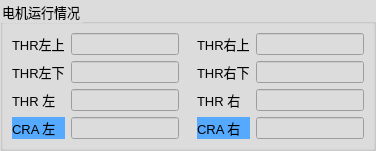
        <widget class="QGroupBox" name="groupBox_5">
         <property name="sizePolicy">
          <sizepolicy hsizetype="Preferred" vsizetype="Preferred">
           <horstretch>0</horstretch>
           <verstretch>0</verstretch>
          </sizepolicy>
         </property>
         <property name="minimumSize">
          <size>
           <width>0</width>
           <height>0</height>
          </size>
         </property>
         <property name="font">
          <font>
           <family>Adobe 黑体 Std R</family>
           <pointsize>10</pointsize>
           <weight>50</weight>
           <italic>false</italic>
           <bold>false</bold>
          </font>
         </property>
         <property name="styleSheet">
          <string notr="true">background-color: rgb(220, 220, 220);</string>
         </property>
         <property name="title">
          <string>电机运行情况</string>
         </property>
         <layout class="QGridLayout" name="gridLayout_6" rowstretch="0">
          <property name="leftMargin">
           <number>0</number>
          </property>
          <property name="topMargin">
           <number>0</number>
          </property>
          <property name="rightMargin">
           <number>0</number>
          </property>
          <property name="bottomMargin">
           <number>0</number>
          </property>
          <property name="spacing">
           <number>0</number>
          </property>
          <item row="0" column="0">
           <widget class="QWidget" name="widget_9" native="true">
            <property name="styleSheet">
             <string notr="true"/>
            </property>
            <layout class="QGridLayout" name="gridLayout_11">
             <item row="3" column="0">
              <widget class="QLabel" name="label_32">
               <property name="font">
                <font>
                 <pointsize>10</pointsize>
                 <weight>50</weight>
                 <italic>false</italic>
                 <bold>false</bold>
                </font>
               </property>
               <property name="text">
                <string>THR 左 </string>
               </property>
              </widget>
             </item>
             <item row="3" column="1">
              <widget class="qMotorLineEdit" name="thrSpeed5">
               <property name="sizePolicy">
                <sizepolicy hsizetype="Expanding" vsizetype="Fixed">
                 <horstretch>0</horstretch>
                 <verstretch>0</verstretch>
                </sizepolicy>
               </property>
              </widget>
             </item>
             <item row="5" column="0">
              <widget class="QLabel" name="label_34">
               <property name="font">
                <font>
                 <pointsize>10</pointsize>
                 <weight>50</weight>
                 <italic>false</italic>
                 <bold>false</bold>
                </font>
               </property>
               <property name="styleSheet">
                <string notr="true">background-color: rgb(85, 170, 255);</string>
               </property>
               <property name="text">
                <string>CRA 左 </string>
               </property>
              </widget>
             </item>
             <item row="0" column="0">
              <widget class="QLabel" name="label_18">
               <property name="font">
                <font>
                 <pointsize>10</pointsize>
                 <weight>50</weight>
                 <italic>false</italic>
                 <bold>false</bold>
                </font>
               </property>
               <property name="text">
                <string>THR左上</string>
               </property>
              </widget>
             </item>
             <item row="1" column="0">
              <widget class="QLabel" name="label_26">
               <property name="font">
                <font>
                 <pointsize>10</pointsize>
                 <weight>50</weight>
                 <italic>false</italic>
                 <bold>false</bold>
                </font>
               </property>
               <property name="text">
                <string>THR左下</string>
               </property>
              </widget>
             </item>
             <item row="1" column="1">
              <widget class="qMotorLineEdit" name="thrSpeed3">
               <property name="sizePolicy">
                <sizepolicy hsizetype="Expanding" vsizetype="Fixed">
                 <horstretch>0</horstretch>
                 <verstretch>0</verstretch>
                </sizepolicy>
               </property>
              </widget>
             </item>
             <item row="5" column="1">
              <widget class="qMotorLineEdit" name="craSpeed1">
               <property name="sizePolicy">
                <sizepolicy hsizetype="Expanding" vsizetype="Fixed">
                 <horstretch>0</horstretch>
                 <verstretch>0</verstretch>
                </sizepolicy>
               </property>
               <property name="styleSheet">
                <string notr="true"/>
               </property>
              </widget>
             </item>
             <item row="0" column="1">
              <widget class="qMotorLineEdit" name="thrSpeed1">
               <property name="sizePolicy">
                <sizepolicy hsizetype="Expanding" vsizetype="Fixed">
                 <horstretch>0</horstretch>
                 <verstretch>0</verstretch>
                </sizepolicy>
               </property>
              </widget>
             </item>
            </layout>
           </widget>
          </item>
          <item row="0" column="1">
           <widget class="QWidget" name="widget_29" native="true">
            <property name="styleSheet">
             <string notr="true"/>
            </property>
            <layout class="QGridLayout" name="gridLayout_9">
             <item row="0" column="1">
              <widget class="qMotorLineEdit" name="thrSpeed2">
               <property name="sizePolicy">
                <sizepolicy hsizetype="Expanding" vsizetype="Fixed">
                 <horstretch>0</horstretch>
                 <verstretch>0</verstretch>
                </sizepolicy>
               </property>
              </widget>
             </item>
             <item row="4" column="1">
              <widget class="qMotorLineEdit" name="craSpeed2">
               <property name="sizePolicy">
                <sizepolicy hsizetype="Expanding" vsizetype="Fixed">
                 <horstretch>0</horstretch>
                 <verstretch>0</verstretch>
                </sizepolicy>
               </property>
               <property name="styleSheet">
                <string notr="true"/>
               </property>
              </widget>
             </item>
             <item row="2" column="0">
              <widget class="QLabel" name="label_33">
               <property name="font">
                <font>
                 <pointsize>10</pointsize>
                 <weight>50</weight>
                 <italic>false</italic>
                 <bold>false</bold>
                </font>
               </property>
               <property name="text">
                <string>THR 右 </string>
               </property>
              </widget>
             </item>
             <item row="4" column="0">
              <widget class="QLabel" name="label_35">
               <property name="font">
                <font>
                 <pointsize>10</pointsize>
                 <weight>50</weight>
                 <italic>false</italic>
                 <bold>false</bold>
                </font>
               </property>
               <property name="styleSheet">
                <string notr="true">background-color: rgb(85, 170, 255);</string>
               </property>
               <property name="text">
                <string>CRA 右 </string>
               </property>
              </widget>
             </item>
             <item row="0" column="0">
              <widget class="QLabel" name="label_19">
               <property name="font">
                <font>
                 <pointsize>10</pointsize>
                 <weight>50</weight>
                 <italic>false</italic>
                 <bold>false</bold>
                </font>
               </property>
               <property name="text">
                <string>THR右上</string>
               </property>
              </widget>
             </item>
             <item row="1" column="0">
              <widget class="QLabel" name="label_27">
               <property name="font">
                <font>
                 <pointsize>10</pointsize>
                 <weight>50</weight>
                 <italic>false</italic>
                 <bold>false</bold>
                </font>
               </property>
               <property name="text">
                <string>THR右下</string>
               </property>
              </widget>
             </item>
             <item row="1" column="1">
              <widget class="qMotorLineEdit" name="thrSpeed4">
               <property name="sizePolicy">
                <sizepolicy hsizetype="Expanding" vsizetype="Fixed">
                 <horstretch>0</horstretch>
                 <verstretch>0</verstretch>
                </sizepolicy>
               </property>
              </widget>
             </item>
             <item row="2" column="1">
              <widget class="qMotorLineEdit" name="thrSpeed6">
               <property name="sizePolicy">
                <sizepolicy hsizetype="Expanding" vsizetype="Fixed">
                 <horstretch>0</horstretch>
                 <verstretch>0</verstretch>
                </sizepolicy>
               </property>
              </widget>
             </item>
            </layout>
           </widget>
          </item>
         </layout>
        </widget>
